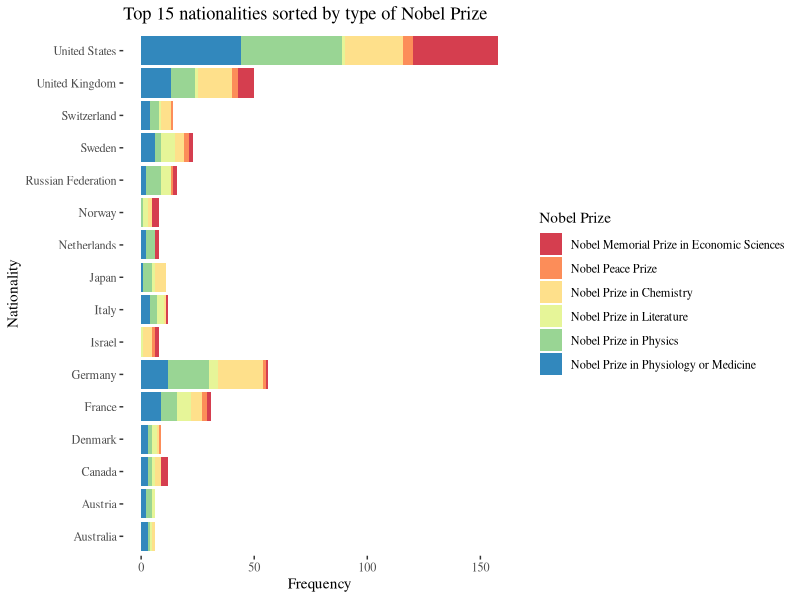

Source code (R):
library('tidyverse')
library('lubridate')
library('xtable')
library('ggthemes')
nationality_data = read.csv('NobelPrize1810-2000-NULL-v4.csv')
# summary(nationality_data) #Browsing around in data

#Making a table with a only the necessary columns
nationality.table.2 <- nationality_data %>%
  select(rdf.schema.label, nationality_label, nobel_prize)

# Making a table of the nationalites and frequencies
nationality.count.2 <- nationality.table.2 %>%
  group_by(nationality_label) %>%            # Grouping by nationality
  filter(nationality_label != 'NULL') %>%    # Selecting only the onces with the nationality filled in
  summarise(n()) %>% 
  arrange(desc(`n()`)) %>%
  top_n(15)

nobel.top15nationality <- nationality.table.2 %>%
  filter(nationality_label %in% nationality.count.2$nationality_label)

# Barplot of the most frequent nationalities, showing the different categories of the prizes
ggplot() +
  geom_bar(data=nobel.top15nationality,      # Choosing the data of the top 15 nationalities
           mapping=aes(x=nationality_label, fill=nobel_prize)) +    # The x axis has the nationalities and the filling is based on Prize
  ggtitle("Top 15 nationalities sorted by type of Nobel Prize") +   # Graph title
  xlab("Nationality") + ylab("Frequency") +  # Labeling axis
  theme_tufte() +                            # Formatting of text and axis, using the packet 'ggthemes'
  scale_fill_brewer(palette="Spectral") +    # Nice colour scheme
  labs(fill = "Nobel Prize") +               # Legend title
  coord_flip()                               # Flip the x and y axis

# Giving the columns sensible names
names(nationality.count.2) <- c('Nationality','Frequency')

# Print to Latex
print(xtable(nationality.count.2, type = "latex"), file = "nationality_count_15_prizes_set2.tex")